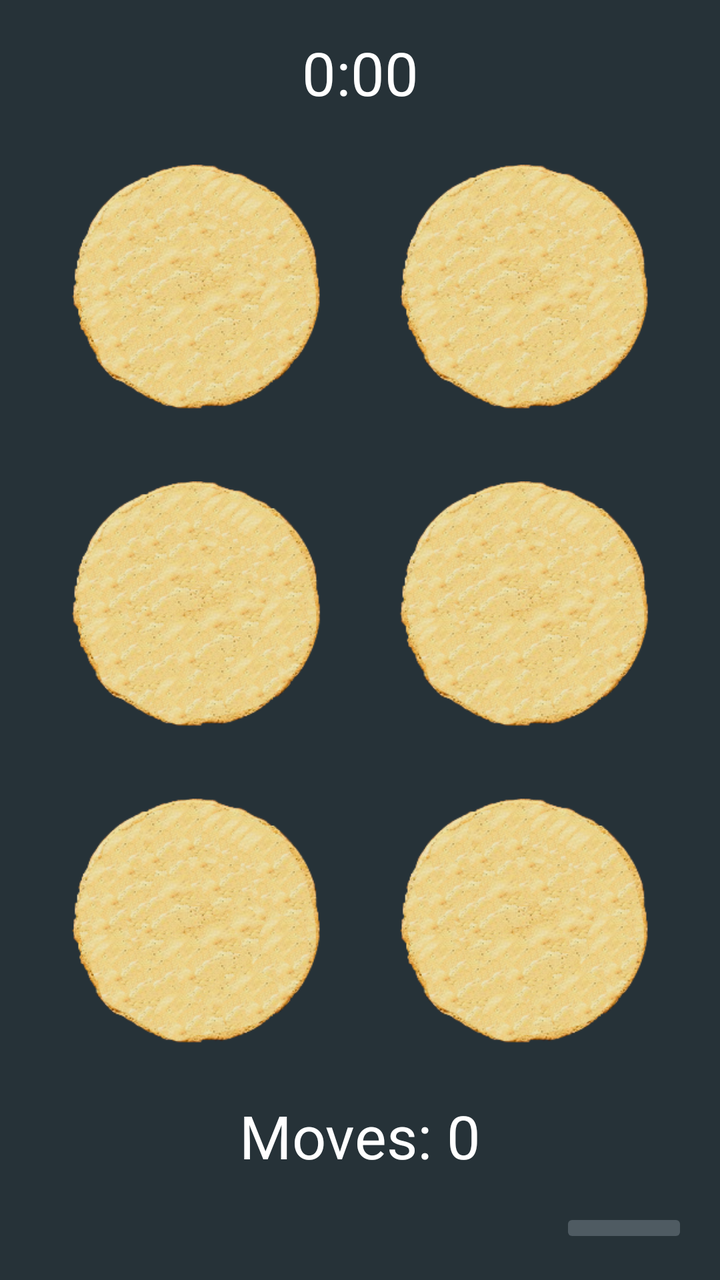
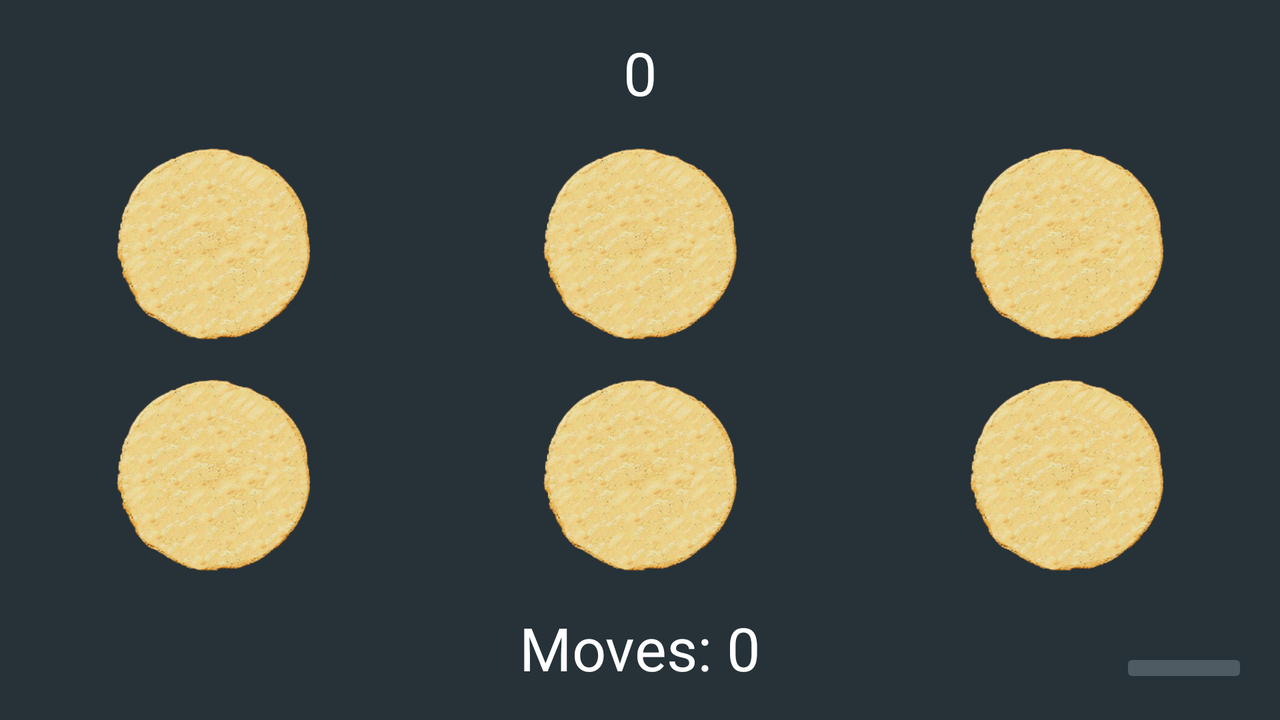

An Android layout and its configuration variant, each rendered on a device that would load it. The default file and the variant file are quoted in full after the pictures.
<!-- AndroidManifest.xml: application theme Theme.SquidGameMemory -->
<!-- res/layout/activity_ingame_easy.xml -->
<?xml version="1.0" encoding="utf-8"?>
<androidx.constraintlayout.widget.ConstraintLayout xmlns:android="http://schemas.android.com/apk/res/android"
    xmlns:app="http://schemas.android.com/apk/res-auto"
    xmlns:tools="http://schemas.android.com/tools"
    android:layout_width="match_parent"
    android:layout_height="match_parent"
    tools:context=".IngameEasyActivity">

    <TextView
        android:id="@+id/game_timer"
        android:layout_width="wrap_content"
        android:layout_height="wrap_content"
        android:layout_marginTop="16dp"
        android:text="0:00"
        android:textColor="@color/white"
        android:textSize="30sp"
        app:layout_constraintEnd_toEndOf="parent"
        app:layout_constraintStart_toStartOf="parent"
        app:layout_constraintTop_toTopOf="parent" />

    <ImageButton
        android:id="@+id/pause_button"
        android:layout_width="64dp"
        android:layout_height="wrap_content"
        android:layout_marginEnd="16dp"
        android:layout_marginBottom="16dp"
        android:backgroundTint="@color/secondaryLightColor"
        app:layout_constraintBottom_toBottomOf="parent"
        app:layout_constraintEnd_toEndOf="parent"
        app:srcCompat="@drawable/ic_baseline_pause_24_light" />

    <ImageButton
        android:id="@+id/card1"
        android:layout_width="0dp"
        android:layout_height="0dp"
        android:layout_marginStart="16dp"
        android:layout_marginTop="16dp"
        android:layout_marginBottom="8dp"
        android:background="@android:color/transparent"
        android:padding="10dp"
        android:scaleType="fitCenter"
        app:layout_constraintBottom_toTopOf="@+id/card3"
        app:layout_constraintEnd_toStartOf="@+id/card2"
        app:layout_constraintStart_toStartOf="parent"
        app:layout_constraintTop_toBottomOf="@+id/game_timer"
        app:srcCompat="@drawable/empty" />

    <ImageButton
        android:id="@+id/card2"
        android:layout_width="0dp"
        android:layout_height="0dp"
        android:layout_marginTop="16dp"
        android:layout_marginEnd="16dp"
        android:layout_marginBottom="8dp"
        android:background="@android:color/transparent"
        android:padding="10dp"
        android:scaleType="fitCenter"
        app:layout_constraintBottom_toTopOf="@+id/card4"
        app:layout_constraintEnd_toEndOf="parent"
        app:layout_constraintStart_toEndOf="@+id/card1"
        app:layout_constraintTop_toBottomOf="@+id/game_timer"
        app:srcCompat="@drawable/empty" />

    <ImageButton
        android:id="@+id/card3"
        android:layout_width="0dp"
        android:layout_height="0dp"
        android:layout_marginStart="16dp"
        android:layout_marginTop="8dp"
        android:layout_marginBottom="8dp"
        android:background="@android:color/transparent"
        android:padding="10dp"
        android:scaleType="fitCenter"
        app:layout_constraintBottom_toTopOf="@+id/card5"
        app:layout_constraintEnd_toStartOf="@+id/card4"
        app:layout_constraintStart_toStartOf="parent"
        app:layout_constraintTop_toBottomOf="@+id/card1"
        app:srcCompat="@drawable/empty" />

    <ImageButton
        android:id="@+id/card4"
        android:layout_width="0dp"
        android:layout_height="0dp"
        android:layout_marginTop="8dp"
        android:layout_marginEnd="16dp"
        android:layout_marginBottom="8dp"
        android:background="@android:color/transparent"
        android:padding="10dp"
        android:scaleType="fitCenter"
        app:layout_constraintBottom_toTopOf="@+id/card6"
        app:layout_constraintEnd_toEndOf="parent"
        app:layout_constraintStart_toEndOf="@+id/card3"
        app:layout_constraintTop_toBottomOf="@+id/card2"
        app:srcCompat="@drawable/empty" />

    <ImageButton
        android:id="@+id/card5"
        android:layout_width="0dp"
        android:layout_height="0dp"
        android:layout_marginStart="16dp"
        android:layout_marginTop="8dp"
        android:layout_marginBottom="16dp"
        android:background="@android:color/transparent"
        android:padding="10dp"
        android:scaleType="fitCenter"
        app:layout_constraintBottom_toTopOf="@+id/move_counter"
        app:layout_constraintEnd_toStartOf="@+id/card6"
        app:layout_constraintStart_toStartOf="parent"
        app:layout_constraintTop_toBottomOf="@+id/card3"
        app:srcCompat="@drawable/empty" />

    <ImageButton
        android:id="@+id/card6"
        android:layout_width="0dp"
        android:layout_height="0dp"
        android:layout_marginTop="8dp"
        android:layout_marginEnd="16dp"
        android:layout_marginBottom="16dp"
        android:background="@android:color/transparent"
        android:padding="10dp"
        android:scaleType="fitCenter"
        app:layout_constraintBottom_toTopOf="@+id/move_counter"
        app:layout_constraintEnd_toEndOf="parent"
        app:layout_constraintStart_toEndOf="@+id/card5"
        app:layout_constraintTop_toBottomOf="@+id/card4"
        app:srcCompat="@drawable/empty" />

    <TextView
        android:id="@+id/move_counter"
        android:layout_width="wrap_content"
        android:layout_height="wrap_content"
        android:layout_marginBottom="16dp"
        android:text="Moves: 0"
        android:textColor="@color/white"
        android:textSize="30sp"
        app:layout_constraintBottom_toTopOf="@id/pause_button"
        app:layout_constraintEnd_toEndOf="parent"
        app:layout_constraintStart_toStartOf="parent"
        app:layout_constraintTop_toBottomOf="@id/card6" />

    <TextView
        android:id="@+id/game_over_text"
        android:layout_width="wrap_content"
        android:layout_height="wrap_content"
        android:text="GAME OVER"
        android:textColor="@color/primaryColor"
        android:textSize="50sp"
        android:textStyle="bold"
        android:visibility="invisible"
        app:layout_constraintBottom_toTopOf="@+id/card5"
        app:layout_constraintEnd_toEndOf="parent"
        app:layout_constraintStart_toStartOf="parent"
        app:layout_constraintTop_toBottomOf="@+id/card1" />

    <TextView
        android:id="@+id/pause_text"
        android:layout_width="wrap_content"
        android:layout_height="wrap_content"
        android:text="PAUSED"
        android:textColor="@color/white"
        android:textSize="50sp"
        android:textStyle="bold"
        android:background="@color/secondaryDarkColor"
        android:alpha="0.9"
        android:paddingHorizontal="20dp"
        android:visibility="invisible"
        app:layout_constraintBottom_toTopOf="@+id/card5"
        app:layout_constraintEnd_toEndOf="parent"
        app:layout_constraintStart_toStartOf="parent"
        app:layout_constraintTop_toBottomOf="@+id/card1" />

</androidx.constraintlayout.widget.ConstraintLayout>
<!-- resources referenced by this layout -->
<resources>
  <color name="primaryColor">#ff4081</color>
  <color name="secondaryDarkColor">#000a12</color>
  <color name="secondaryLightColor">#4f5b62</color>
  <color name="white">#FFFFFFFF</color>
  <!-- drawable empty: png bitmap (drawable-mdpi, 46395 bytes) -->
  <style name="Theme.SquidGameMemory" parent="Theme.MaterialComponents.Light.NoActionBar">
          
          <item name="android:windowBackground">@color/secondaryColor</item>
          <item name="colorPrimary">@color/purple_500</item>
          <item name="colorPrimaryVariant">@color/purple_700</item>
          <item name="colorOnPrimary">@color/white</item>
          
          <item name="colorSecondary">@color/teal_200</item>
          <item name="colorSecondaryVariant">@color/teal_700</item>
          <item name="colorOnSecondary">@color/black</item>
          
          <item name="android:statusBarColor" tools:targetApi="l">?attr/colorPrimaryVariant</item>
          
      </style>
  <color name="secondaryColor">#263238</color>
  <color name="purple_500">#FF6200EE</color>
  <color name="purple_700">#FF3700B3</color>
  <color name="teal_200">#FF03DAC5</color>
  <color name="teal_700">#FF018786</color>
  <color name="black">#FF000000</color>
</resources>
<!-- res/layout-land/activity_ingame_easy.xml (the author's variant of the layout above) -->
<!-- drawn on the phone turned sideways -->
<?xml version="1.0" encoding="utf-8"?>
<androidx.constraintlayout.widget.ConstraintLayout xmlns:android="http://schemas.android.com/apk/res/android"
    xmlns:app="http://schemas.android.com/apk/res-auto"
    xmlns:tools="http://schemas.android.com/tools"
    android:layout_width="match_parent"
    android:layout_height="match_parent"
    tools:context=".IngameEasyActivity">

    <TextView
        android:id="@+id/game_timer"
        android:layout_width="wrap_content"
        android:layout_height="wrap_content"
        android:layout_marginTop="16dp"
        android:text="@string/time_placeholder"
        android:textColor="@color/white"
        android:textSize="30sp"
        app:layout_constraintBottom_toTopOf="@+id/card2"
        app:layout_constraintEnd_toEndOf="parent"
        app:layout_constraintStart_toStartOf="parent"
        app:layout_constraintTop_toTopOf="parent" />

    <ImageButton
        android:id="@+id/pause_button"
        android:layout_width="64dp"
        android:layout_height="wrap_content"
        android:layout_marginEnd="16dp"
        android:layout_marginBottom="16dp"
        android:backgroundTint="@color/secondaryLightColor"
        app:layout_constraintBottom_toBottomOf="parent"
        app:layout_constraintEnd_toEndOf="parent"
        app:srcCompat="@drawable/ic_baseline_pause_24_light" />

    <ImageButton
        android:id="@+id/card1"
        android:layout_width="0dp"
        android:layout_height="0dp"
        android:layout_marginTop="8dp"
        android:background="@android:color/transparent"
        android:padding="10dp"
        android:scaleType="fitCenter"
        app:layout_constraintBottom_toTopOf="@+id/card4"
        app:layout_constraintEnd_toStartOf="@+id/card2"
        app:layout_constraintStart_toStartOf="parent"
        app:layout_constraintTop_toBottomOf="@+id/game_timer"
        app:srcCompat="@drawable/empty" />

    <ImageButton
        android:id="@+id/card2"
        android:layout_width="0dp"
        android:layout_height="0dp"
        android:layout_marginTop="8dp"
        android:background="@android:color/transparent"
        android:padding="10dp"
        android:scaleType="fitCenter"
        app:layout_constraintBottom_toTopOf="@+id/card5"
        app:layout_constraintEnd_toStartOf="@id/card3"
        app:layout_constraintStart_toEndOf="@+id/card1"
        app:layout_constraintTop_toBottomOf="@+id/game_timer"
        app:srcCompat="@drawable/empty" />

    <ImageButton
        android:id="@+id/card3"
        android:layout_width="0dp"
        android:layout_height="0dp"
        android:layout_marginTop="8dp"
        android:background="@android:color/transparent"
        android:padding="10dp"
        android:scaleType="fitCenter"
        app:layout_constraintBottom_toTopOf="@+id/card6"
        app:layout_constraintEnd_toEndOf="parent"
        app:layout_constraintStart_toEndOf="@id/card2"
        app:layout_constraintTop_toBottomOf="@id/game_timer"
        app:srcCompat="@drawable/empty" />

    <ImageButton
        android:id="@+id/card4"
        android:layout_width="0dp"
        android:layout_height="0dp"
        android:layout_marginBottom="8dp"
        android:background="@android:color/transparent"
        android:padding="10dp"
        android:scaleType="fitCenter"
        app:layout_constraintBottom_toTopOf="@id/move_counter"
        app:layout_constraintEnd_toStartOf="@id/card5"
        app:layout_constraintStart_toStartOf="parent"
        app:layout_constraintTop_toBottomOf="@+id/card1"
        app:srcCompat="@drawable/empty" />

    <ImageButton
        android:id="@+id/card5"
        android:layout_width="0dp"
        android:layout_height="0dp"
        android:layout_marginBottom="8dp"
        android:background="@android:color/transparent"
        android:padding="10dp"
        android:scaleType="fitCenter"
        app:layout_constraintBottom_toTopOf="@+id/move_counter"
        app:layout_constraintEnd_toStartOf="@+id/card6"
        app:layout_constraintStart_toEndOf="@id/card4"
        app:layout_constraintTop_toBottomOf="@+id/card2"
        app:srcCompat="@drawable/empty" />

    <ImageButton
        android:id="@+id/card6"
        android:layout_width="0dp"
        android:layout_height="0dp"
        android:layout_marginBottom="8dp"
        android:background="@android:color/transparent"
        android:padding="10dp"
        android:scaleType="fitCenter"
        app:layout_constraintBottom_toTopOf="@+id/move_counter"
        app:layout_constraintEnd_toEndOf="parent"
        app:layout_constraintStart_toEndOf="@+id/card5"
        app:layout_constraintTop_toBottomOf="@+id/card3"
        app:srcCompat="@drawable/empty" />

    <TextView
        android:id="@+id/move_counter"
        android:layout_width="wrap_content"
        android:layout_height="wrap_content"
        android:layout_marginBottom="16dp"
        android:text="@string/move_counter_placeholder"
        android:textColor="@color/white"
        android:textSize="30sp"
        app:layout_constraintBottom_toBottomOf="parent"
        app:layout_constraintEnd_toStartOf="@+id/card6"
        app:layout_constraintStart_toEndOf="@id/card4"
        app:layout_constraintTop_toBottomOf="@id/card5" />

    <TextView
        android:id="@+id/game_over_text"
        android:layout_width="wrap_content"
        android:layout_height="wrap_content"
        android:text="@string/game_over_text"
        android:textColor="@color/primaryColor"
        android:textSize="50sp"
        android:textStyle="bold"
        android:visibility="invisible"
        app:layout_constraintBottom_toTopOf="@+id/card5"
        app:layout_constraintEnd_toEndOf="parent"
        app:layout_constraintStart_toStartOf="parent"
        app:layout_constraintTop_toBottomOf="@+id/card1" />

    <TextView
        android:id="@+id/pause_text"
        android:layout_width="wrap_content"
        android:layout_height="wrap_content"
        android:text="@string/paused_text"
        android:textColor="@color/white"
        android:textSize="50sp"
        android:textStyle="bold"
        android:background="@color/secondaryDarkColor"
        android:alpha="0.9"
        android:paddingHorizontal="20dp"
        android:visibility="invisible"
        app:layout_constraintBottom_toTopOf="@+id/card5"
        app:layout_constraintEnd_toEndOf="parent"
        app:layout_constraintStart_toStartOf="parent"
        app:layout_constraintTop_toBottomOf="@+id/card1" />


</androidx.constraintlayout.widget.ConstraintLayout>
<!-- resources referenced by the variant -->
<!-- as the phone turned sideways resolves them -->
<resources>
  <color name="primaryColor">#ff4081</color>
  <color name="secondaryDarkColor">#000a12</color>
  <color name="secondaryLightColor">#4f5b62</color>
  <color name="white">#FFFFFFFF</color>
  <!-- drawable empty: png bitmap (drawable-mdpi, 46395 bytes) -->
  <string name="game_over_text">GAME OVER</string>
  <string name="move_counter_placeholder">Moves: 0</string>
  <string name="paused_text">PAUSA</string>
  <string name="time_placeholder">0</string>
  <style name="Theme.SquidGameMemory" parent="Theme.MaterialComponents.Light.NoActionBar">
          
          <item name="android:windowBackground">@color/secondaryColor</item>
          <item name="colorPrimary">@color/purple_500</item>
          <item name="colorPrimaryVariant">@color/purple_700</item>
          <item name="colorOnPrimary">@color/white</item>
          
          <item name="colorSecondary">@color/teal_200</item>
          <item name="colorSecondaryVariant">@color/teal_700</item>
          <item name="colorOnSecondary">@color/black</item>
          
          <item name="android:statusBarColor" tools:targetApi="l">?attr/colorPrimaryVariant</item>
          
      </style>
  <color name="secondaryColor">#263238</color>
  <color name="purple_500">#FF6200EE</color>
  <color name="purple_700">#FF3700B3</color>
  <color name="teal_200">#FF03DAC5</color>
  <color name="teal_700">#FF018786</color>
  <color name="black">#FF000000</color>
</resources>
